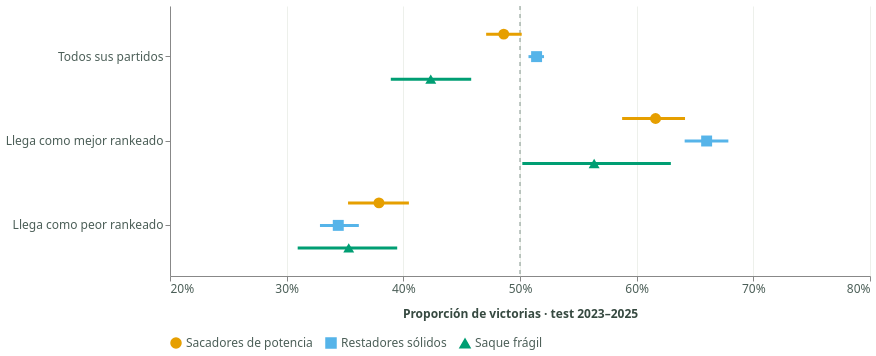

Notebook code for this chart:
### Markdown cell above
## 3. ¿Hay estilos con más victorias?

Sólo test; una fila es una participación. Cada partido aporta una victoria y una
derrota. Se muestran también resultados por superficie. Los intervalos remuestrean
torneos completos 1.000 veces, evitando tratar todas las participaciones como independientes.
No corrigen todas las dependencias entre años de un mismo jugador. No se equiparan
ranking, rivales o nivel: esto es descriptivo, no una estimación causal.

### Code cell
asociacion = pd.DataFrame(informe['association'])
display(asociacion)
sys.path.insert(0, str(Path('../entrega4').resolve()))
from build import predictive_charts
graficos = predictive_charts(informe)
alt.Chart.from_dict(graficos['victorias']).properties(width=700)

### Figure 1 — Vega-Lite specification as saved in the notebook (floating-point values rounded to 4 significant figures)
{"config": {"view": {"continuousWidth": 300, "continuousHeight": 300, "stroke": null}, "axis": {"gridColor": "#EDF0EB", "labelColor": "#4C5F58", "labelFontSize": 12, "labelLimit": 240, "tickCount": 6, "titleColor": "#364940", "titleFontSize": 12, "titlePadding": 14}, "background": "#FFFFFF", "font": "Segoe UI, system-ui, sans-serif", "legend": {"columns": 3, "labelColor": "#4C5F58", "labelFontSize": 12, "titleColor": "#364940", "titleFontSize": 12}}, "layer": [{"mark": {"type": "rule", "color": "#82948C", "strokeDash": [4, 4]}, "data": {"name": "data-3a10ac337a97dc375e4824a97342d683"}, "encoding": {"x": {"field": "x", "scale": {"domain": [0.2, 0.8]}, "type": "quantitative"}}}, {"mark": {"type": "rule", "strokeWidth": 3}, "data": {"name": "data-37090e3683950ee73f8e80077ab9b58f"}, "encoding": {"color": {"field": "estilo", "legend": {"orient": "bottom", "title": null}, "scale": {"domain": ["Sacadores de potencia", "Restadores sólidos", "Saque frágil"], "range": ["#E69F00", "#56B4E9", "#009E73"]}, "title": "Estilo", "type": "nominal"}, "x": {"axis": {"format": "%"}, "field": "lower", "scale": {"domain": [0.2, 0.8]}, "title": "Proporción de victorias · test 2023–2025", "type": "quantitative"}, "x2": {"field": "upper"}, "y": {"field": "condicion", "sort": ["Todos sus partidos", "Llega como mejor rankeado", "Llega como peor rankeado"], "title": null, "type": "nominal"}, "yOffset": {"field": "estilo", "sort": ["Sacadores de potencia", "Restadores sólidos", "Saque frágil"], "type": "nominal"}}}, {"mark": {"type": "point", "filled": true, "opacity": 1, "size": 120}, "data": {"name": "data-37090e3683950ee73f8e80077ab9b58f"}, "encoding": {"color": {"field": "estilo", "legend": {"orient": "bottom", "title": null}, "scale": {"domain": ["Sacadores de potencia", "Restadores sólidos", "Saque frágil"], "range": ["#E69F00", "#56B4E9", "#009E73"]}, "title": "Estilo", "type": "nominal"}, "shape": {"field": "estilo", "legend": {"orient": "bottom", "title": null}, "scale": {"domain": ["Sacadores de potencia", "Restadores sólidos", "Saque frágil"], "range": ["circle", "square", "triangle-up"]}, "title": "Estilo", "type": "nominal"}, "tooltip": [{"field": "condicion", "title": "Condición", "type": "nominal"}, {"field": "estilo", "title": "Estilo", "type": "nominal"}, {"field": "n", "format": ",.0f", "title": "Participaciones", "type": "quantitative"}, {"field": "winrate", "format": ".1%", "title": "Victorias", "type": "quantitative"}, {"field": "lower", "format": ".1%", "title": "IC95 % inferior", "type": "quantitative"}, {"field": "upper", "format": ".1%", "title": "IC95 % superior", "type": "quantitative"}], "x": {"field": "winrate", "scale": {"domain": [0.2, 0.8]}, "type": "quantitative"}, "y": {"field": "condicion", "sort": ["Todos sus partidos", "Llega como mejor rankeado", "Llega como peor rankeado"], "title": null, "type": "nominal"}, "yOffset": {"field": "estilo", "sort": ["Sacadores de potencia", "Restadores sólidos", "Saque frágil"], "type": "nominal"}}}], "datasets": {"data-3a10ac337a97dc375e4824a97342d683": [{"x": 0.5}], "data-37090e3683950ee73f8e80077ab9b58f": [{"condicion": "Todos sus partidos", "estilo": "Restadores sólidos", "n": 6293, "winrate": 0.5142, "lower": 0.5073, "upper": 0.5206}, {"condicion": "Todos sus partidos", "estilo": "Sacadores de potencia", "n": 2547, "winrate": 0.4861, "lower": 0.471, "upper": 0.5015}, {"condicion": "Todos sus partidos", "estilo": "Saque frágil", "n": 706, "winrate": 0.4235, "lower": 0.3893, "upper": 0.4582}, {"condicion": "Llega como mejor rankeado", "estilo": "Restadores sólidos", "n": 3388, "winrate": 0.66, "lower": 0.6411, "upper": 0.6786}, {"condicion": "Llega como mejor rankeado", "estilo": "Sacadores de potencia", "n": 1149, "winrate": 0.6162, "lower": 0.5875, "upper": 0.6414}, {"condicion": "Llega como mejor rankeado", "estilo": "Saque frágil", "n": 236, "winrate": 0.5636, "lower": 0.502, "upper": 0.6293}, {"condicion": "Llega como peor rankeado", "estilo": "Restadores sólidos", "n": 2905, "winrate": 0.3442, "lower": 0.3285, "upper": 0.3619}, {"condicion": "Llega como peor rankeado", "estilo": "Sacadores de potencia", "n": 1398, "winrate": 0.3791, "lower": 0.3526, "upper": 0.4048}, {"condicion": "Llega como peor rankeado", "estilo": "Saque frágil", "n": 470, "winrate": 0.3532, "lower": 0.3094, "upper": 0.3947}]}, "height": 270, "width": 700, "$schema": "https://vega.github.io/schema/vega-lite/v6.4.1.json"}
